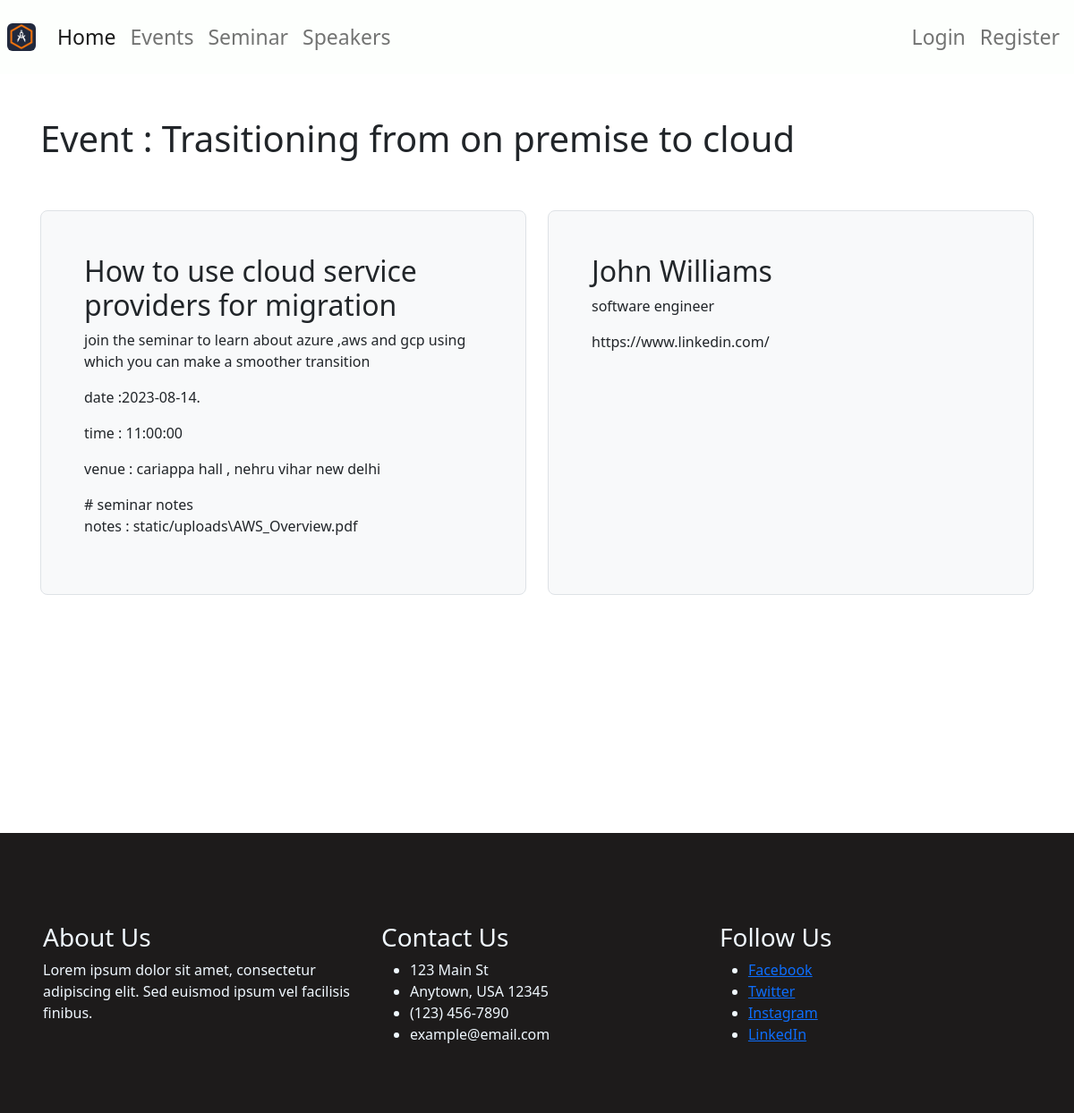
The app's page /seminar/detail/3 with its own data.
### database.py (models this page shows, shortened)
class Event(Base):
    __tablename__ = 'events'
    id = Column(Integer, primary_key=True)
    user_id = Column(Integer, ForeignKey('users.id'))
    organization = Column(String(64), nullable=False)
    name = Column(String(64), nullable=False)
    description = Column(String(255), nullable=False)
    date= Column(DateTime, nullable=False)
    time= Column(DateTime, nullable=False)
    location = Column(String(64), nullable=False)
    days = Column(Integer, nullable=False)
    avatar=Column(String(255), nullable=False)
    fee = Column(Float, nullable=False, default=0.0)
    created_at = Column(DateTime, default=datetime.now)
    updated_at = Column(DateTime, default=datetime.now, onupdate=datetime.now)
    class Meta:
        ordering = ('-created_at',)
        verbose_name = 'Event'
        verbose_name_plural = 'Events'

class Seminar(Base):
    __tablename__ = 'seminars'
    id = Column(Integer, primary_key=True)
    user_id = Column(Integer, ForeignKey('users.id'))
    topic = Column(String(64), nullable=False)
    sem_description = Column(String(255), nullable=False)
    sem_date= Column(DateTime, nullable=False)
    sem_time= Column(DateTime, nullable=False)
    address = Column(String(64), nullable=False)
    notes = Column(String(255), nullable=False)
    event = Column(ForeignKey('events.id'))
    created_at = Column(DateTime, default=datetime.now)
    updated_at = Column(DateTime, default=datetime.now, onupdate=datetime.now)
    class Meta:
        ordering = ('-created_at',)
        verbose_name = 'Seminar'
        verbose_name_plural = 'Seminars'

class Speakerprofiles(Base):
    __tablename__ = 'speakerprofiles'
    id = Column(Integer, primary_key=True)
    user_id = Column(Integer, ForeignKey('users.id'))
    name = Column(String(64), nullable=False)
    occupation = Column(String(255), nullable=False)
    company = Column(String(64), nullable=False)
    profile_image=Column(String(255), nullable=False)
    linkedin = Column(String(255), nullable=False, default="https://www.linkedin.com/")
    gender = Column(String(2), default='M')
    seminar = Column(ForeignKey('seminars.id'))
    created_at = Column(DateTime, default=datetime.now)
    updated_at = Column(DateTime, default=datetime.now, onupdate=datetime.now)
    class Meta:
        ordering = ('-created_at',)
        verbose_name = 'Speakerprofile'
        verbose_name_plural = 'Speakerprofiles'

### app.py (the view)
@app.route('/seminar/detail/<int:id>')
def seminar_detail(id):
    db = opendb()
    seminar = db.query(Seminar).filter_by(id=id).first()
    event = db.query(Event).filter_by(id=seminar.event).first()
    speakers = db.query(Speakerprofiles).filter_by(seminar=id).all()
    return render_template('seminar_detail.html', s=seminar, e=event, speakers=speakers)

### database.py (called while the page is built)
def opendb():
    engine = create_engine(DB_URL)
    Base.metadata.create_all(engine)
    session_factory = sessionmaker(bind=engine)
    Session = scoped_session(session_factory)
    return Session()

### templates/seminar_detail.html (shortened to what this page needs)
{% extends 'base.html' %}
{% block content %}
<div class="container">
    <div class="row my-5">
        <div class="col-md-12">
            <h1>Event :  {{e.name}}</h1>
        </div>
    </div>
    <div class="row align-items-md-stretch my-5">
        <div class="col-md-6">
            <div
                class="h-100 p-5 bg-light border rounded-3">
                <h2>{{s.topic}}</h2>
                <p>{{s.sem_description}}</p>
                <p>date :{{s.sem_date.date()}}.</p>
                <p>time : {{s.sem_time.time()}}</p>
                <p>venue : {{s.address}}</p>
                # seminar notes
                <p>notes : {{s.notes}}</p>
            </div>
        </div>
        <div class="col-md-6">
            {% for speaker in speakers %}
                {{ Speaker|e }}<div
                class="h-100 p-5 bg-light border rounded-3">
                <h2>{{speaker.name}}</h2>
                <p>{{speaker.occupation}}</p>
                <p>{{speaker.linkedin}}</p>
            </div>
            {% endfor %}
        </div>
    </div>
</div>
{% endblock %}

### templates/seminar_detail.html (style rules this page uses)
body { background-image: url(https://wallpaperaccess.com/full/1156791.jpg); background-repeat: no-repeat; background-size: cover; }

### templates/footer.html (style rules this page uses)
.container { max-width: 1140px; margin: 0 auto; padding: 0 15px; }
.row { display: flex; flex-wrap: wrap; }

### records on screen
Event: name "Trasitioning from on premise to cloud"
Seminar: topic "How to use cloud service providers for migration", sem_description "join the seminar to learn about azure ,aws and gcp using which you can make a smoother transition", sem_date "2023-08-14", sem_time.time "11:00:00", address "cariappa hall , nehru vihar new delhi", notes "static/uploads\\AWS_Overview.pdf"
Speakerprofiles: name "John Williams", occupation "software engineer", linkedin "https://www.linkedin.com/"
